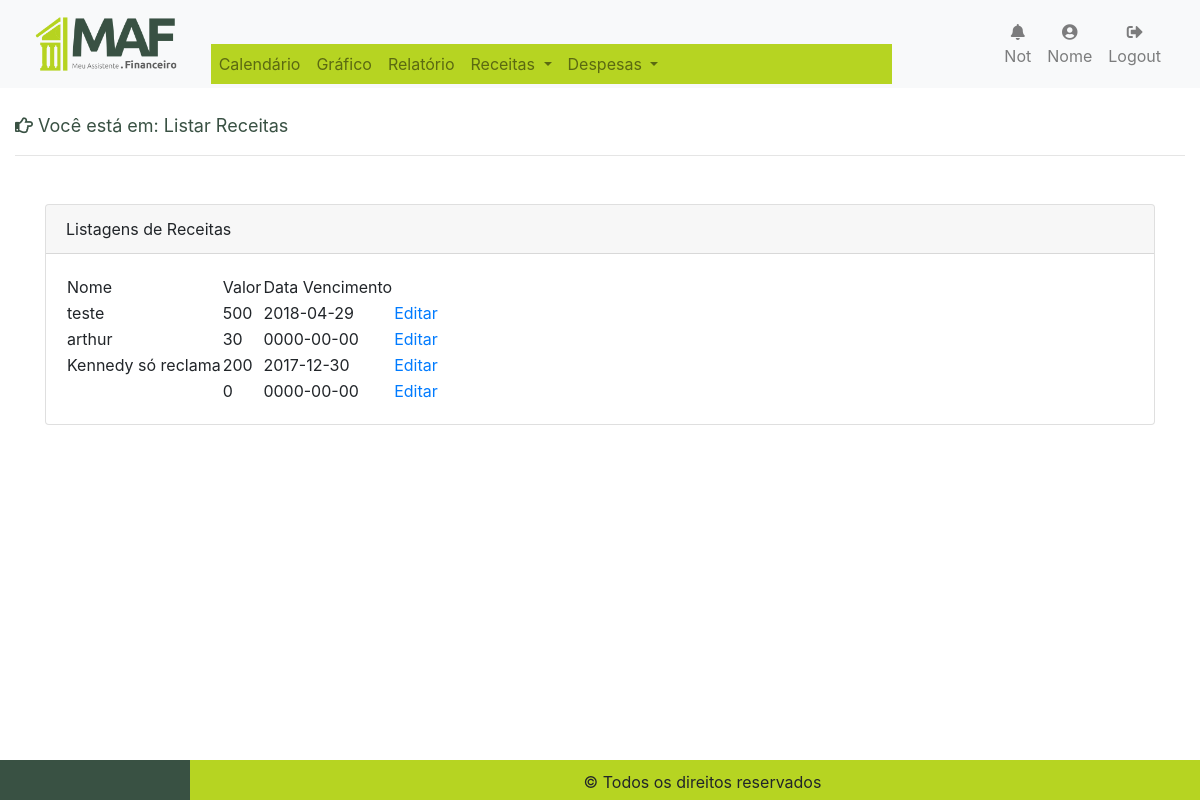
Screenshot of /listar_receitas.php with the database file from the repository.
### tables this page shows
CREATE TABLE `lancamento` (
  `id` int(10) NOT NULL,
  `nome` varchar(50) NOT NULL,
  `valor` double NOT NULL,
  `categoria` varchar(50) NOT NULL,
  `tipo` varchar(50) NOT NULL,
  `saldo_anterior` double NOT NULL,
  `saldo_atual` double NOT NULL,
  `data_lancamento` date NOT NULL,
  `comentario` varchar(255) DEFAULT NULL,
  `conta_id` int(11) NOT NULL,
  `created_at` datetime NOT NULL,
  `updated_at` timestamp NOT NULL DEFAULT CURRENT_TIMESTAMP ON UPDATE CURRENT_TIMESTAMP
);

### listar_receitas.php (the view, shortened to what this page needs)
<?php
include("config.php");
?>
<!DOCTYPE html>
<html lang="en">
<head>
    <link rel="stylesheet" href="https://maxcdn.bootstrapcdn.com/bootstrap/4.0.0/css/bootstrap.min.css">
<link rel="stylesheet" href="/css/estilo.css">
    <link rel="stylesheet" href="https://use.fontawesome.com/releases/v5.0.8/css/solid.css"
>
    <link rel="stylesheet" href="https://use.fontawesome.com/releases/v5.0.8/css/regular.css"
>
    <link rel="stylesheet" href="https://use.fontawesome.com/releases/v5.0.8/css/brands.css"
>
    <link rel="stylesheet" href="https://use.fontawesome.com/releases/v5.0.8/css/fontawesome.css"
>
</head>
<body>
<main>
    <div class="container-fluid">
<div>
            <br>
            <p>
                <span style="color:#395143; font-size: 18px;">
                    <i class="far fa-hand-point-right"></i> Você está em: Listar Receitas
                </span>
            </p>
        </div>
        <hr>
<div class="container">
    <div class="card card-register mx-auto mt-5">
      <div class="card-header">Listagens de Receitas</div>
      <div class="card-body">
        <table>
             <tr>
                <td>Nome</td>
                <td>Valor</td>
                <td>Data Vencimento</td>
                <td></td>
              </tr>
            <?php
                $query = sprintf(" SELECT `nome`, `valor`, `data_lancamento` FROM `lancamento` WHERE categoria='RECEITA'; ");
                $dados = mysqli_query($conn,$query);
                $linha = mysqli_fetch_assoc($dados);
                $total = mysqli_num_rows($dados);
                if($total > 0) {
                    do{
                        echo '<tr> ';
                        echo '<td> ' . $linha['nome'] . '</td>';
                        echo '<td> ' . $linha['valor'] . '</td>';
                        echo '<td> ' . $linha['data_lancamento'] . '</td>';
                        echo '<td><a href="editar_receita.php">Editar</a></td>';
                        echo '</tr>';
                    }while($linha = mysqli_fetch_assoc($dados));
                }
            ?>
        </table>
      </div>
    </div>
  </div>
    </div>
</main>
</body>
</html>

### rows the page displays
lancamento: nome "teste", valor "500", data_lancamento "2018-04-29"
lancamento: nome "arthur", valor "30", data_lancamento "0000-00-00"
lancamento: nome "Kennedy só reclama", valor "200", data_lancamento "2017-12-30"
lancamento: valor "0", data_lancamento "0000-00-00"
